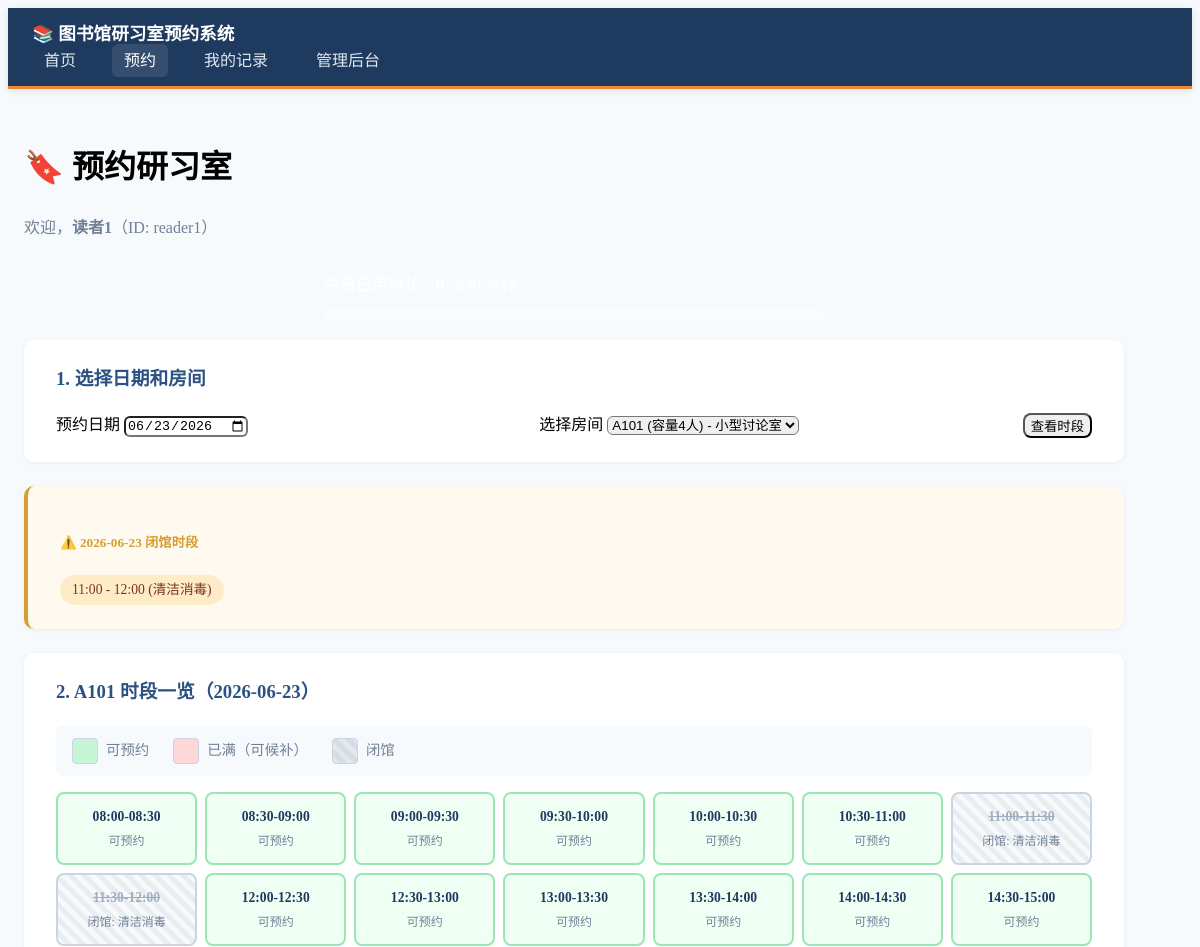
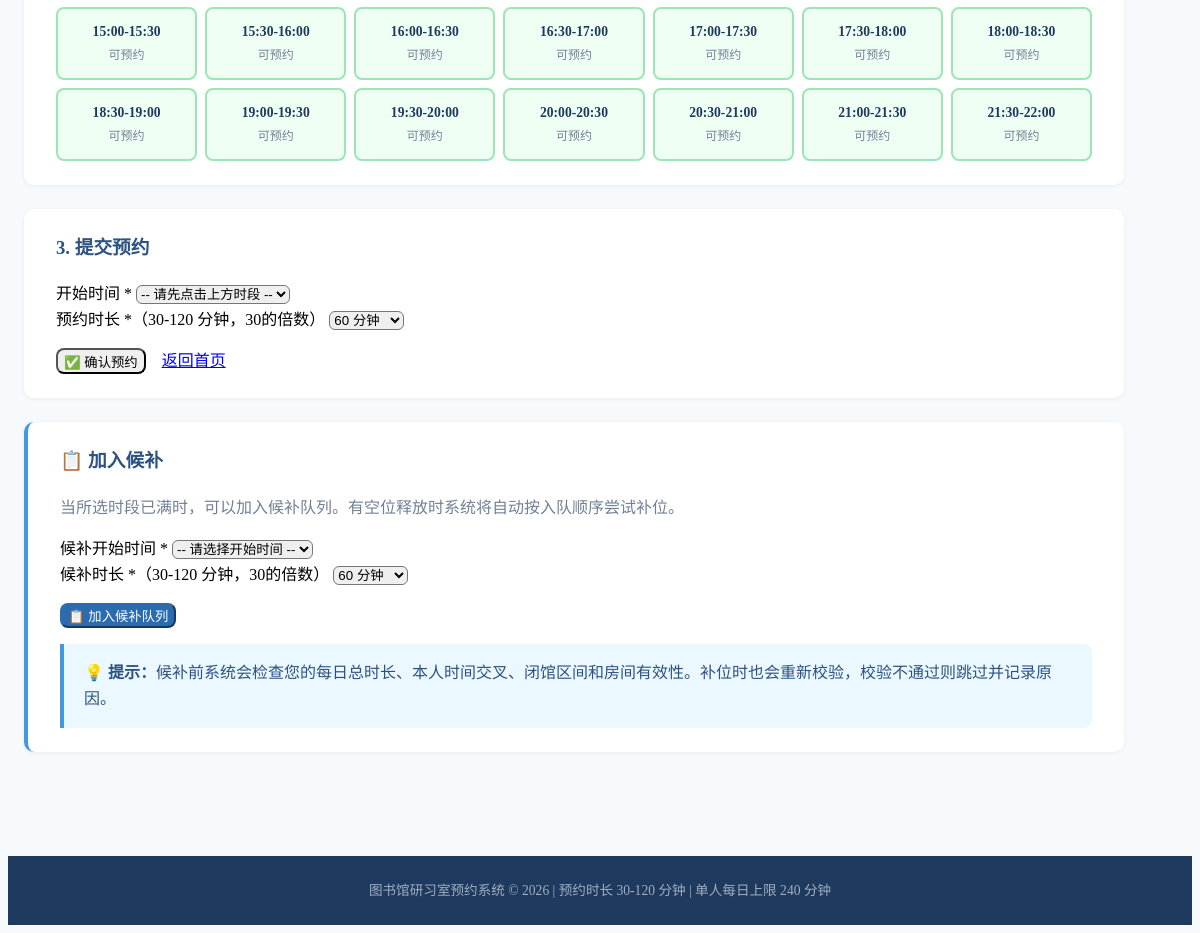
The app's page /book?user_id=reader1&user_name=读者1&room_id=1&selected_date=2026-06-23 with its own data (2 pictures, top to bottom).
### models.py (models this page shows)
class ClosedPeriod(Base):
    __tablename__ = "closed_periods"
    id = Column(Integer, primary_key=True, index=True)
    date = Column(String(10), nullable=False, index=True)
    start_time = Column(String(5), nullable=False)
    end_time = Column(String(5), nullable=False)
    reason = Column(String(200), nullable=True)

class Room(Base):
    __tablename__ = "rooms"
    id = Column(Integer, primary_key=True, index=True)
    name = Column(String(100), nullable=False)
    capacity = Column(Integer, nullable=False, default=1)
    is_active = Column(Boolean, default=True)
    description = Column(String(500), nullable=True)
    bookings = relationship("Booking", back_populates="room")
    waitlist_entries = relationship("WaitlistEntry", back_populates="room", order_by="WaitlistEntry.created_at")

### main.py (the view)
@app.get("/book", response_class=HTMLResponse)
async def book_form(
    request: Request,
    user_id: str = "reader1",
    user_name: str = "读者1",
    room_id: Optional[int] = None,
    selected_date: Optional[str] = None,
    db: Session = Depends(get_db)
):
    today = date.today()
    if not selected_date:
        selected_date = today.strftime("%Y-%m-%d")
    rooms = db.query(Room).filter(Room.is_active == True).all()
    selected_room = None
    room_slots = []
    if room_id:
        selected_room = db.query(Room).filter(Room.id == room_id).first()
        if selected_room:
            day_start = datetime.strptime(f"{selected_date} 08:00", "%Y-%m-%d %H:%M")
            day_end = datetime.strptime(f"{selected_date} 22:00", "%Y-%m-%d %H:%M")
            slots = []
            current = day_start
            while current < day_end:
                slot_end = current + timedelta(minutes=30)
                slots.append({"start": current, "end": slot_end})
                current = slot_end
            closed_periods = db.query(ClosedPeriod).filter(ClosedPeriod.date == selected_date).all()
            closed_ranges = []
            for cp in closed_periods:
                cp_start = datetime.strptime(f"{selected_date} {cp.start_time}", "%Y-%m-%d %H:%M")
                cp_end = datetime.strptime(f"{selected_date} {cp.end_time}", "%Y-%m-%d %H:%M")
                closed_ranges.append((cp_start, cp_end, cp.reason))
            for slot in slots:
                status = "available"
                closed_reason = ""
                overlap_count = 0
                for cp_start, cp_end, reason in closed_ranges:
                    if slot["start"] < cp_end and slot["end"] > cp_start:
                        status = "closed"
                        closed_reason = reason
                        break
                if status == "available":
                    active_bookings = db.query(Booking).filter(
                        Booking.room_id == room_id,
                        Booking.status == "active",
                    ).all()
                    for b in active_bookings:
                        if slot["start"] < b.end_time and slot["end"] > b.start_time:
                            overlap_count += 1
                    if overlap_count >= selected_room.capacity:
                        status = "full"
                room_slots.append({
                    "start": slot["start"],
                    "end": slot["end"],
                    "time_label": f"{slot['start'].strftime('%H:%M')}-{slot['end'].strftime('%H:%M')}",
                    "status": status,
                    "closed_reason": closed_reason,
                    "overlap_count": overlap_count,
                    "capacity": selected_room.capacity
                })
    closed_periods_list = db.query(ClosedPeriod).filter(ClosedPeriod.date == selected_date).all()
    user_minutes = get_user_daily_minutes(db, user_id, selected_date)
    return templates.TemplateResponse("book.html", {
        "request": request,
        "rooms": rooms,
        "selected_room": selected_room,
        "room_slots": room_slots,
        "selected_date": selected_date,
        "user_id": user_id,
        "user_name": user_name,
        "closed_periods": closed_periods_list,
        "min_booking": MIN_BOOKING_MINUTES,
        "max_booking": MAX_BOOKING_MINUTES,
        "user_minutes": user_minutes,
        "max_daily_minutes": MAX_DAILY_MINUTES
    })

### templates/book.html (shortened to what this page needs)
<!DOCTYPE html>
<html lang="zh-CN">
<head>
    <link rel="stylesheet" href="https://cdn.jsdelivr.net/npm/@picocss/pico@1/css/pico.min.css">
    <link rel="stylesheet" href="/static/style.css">
</head>
<body>
    <nav class="container-fluid nav-bar">
        <ul>
            <li><strong>📚 图书馆研习室预约系统</strong></li>
        </ul>
        <ul>
            <li><a href="/?user_id={{ user_id }}&user_name={{ user_name }}">首页</a></li>
            <li><a href="/book?user_id={{ user_id }}&user_name={{ user_name }}" class="active">预约</a></li>
            <li><a href="/history?user_id={{ user_id }}&user_name={{ user_name }}">我的记录</a></li>
            <li><a href="/admin">管理后台</a></li>
        </ul>
    </nav>
    <main class="container">
        <h1>🔖 预约研习室</h1>
        <p class="muted">欢迎，<strong>{{ user_name }}</strong>（ID: {{ user_id }}）</p>
        <div class="user-stats">
            <p>今日已用时长：<strong>{{ user_minutes }}</strong> / {{ max_daily_minutes }} 分钟
                <progress value="{{ user_minutes }}" max="{{ max_daily_minutes }}"></progress>
            </p>
        </div>
        <section>
            <h3>1. 选择日期和房间</h3>
            <form method="get" action="/book" class="form-inline">
                <div>
                    <label for="selected_date">预约日期</label>
                    <input type="date" id="selected_date" name="selected_date" value="{{ selected_date }}" required>
                </div>
                <div>
                    <label for="room_id">选择房间</label>
                    <select id="room_id" name="room_id" required>
                        {% for room in rooms %}
                        <option value="{{ room.id }}" {% if selected_room and selected_room.id == room.id %}selected{% endif %}>
                            {{ room.name }} (容量{{ room.capacity }}人) - {{ room.description }}
                        </option>
                        {% endfor %}
                    </select>
                </div>
                <button type="submit" role="button">查看时段</button>
            </form>
        </section>
        {% if closed_periods %}
        <section class="closed-section">
            <h5>⚠️ {{ selected_date }} 闭馆时段</h5>
            <div class="closed-list">
                {% for cp in closed_periods %}
                <span class="badge closed-badge">{{ cp.start_time }} - {{ cp.end_time }} ({{ cp.reason }})</span>
                {% endfor %}
            </div>
        </section>
        {% endif %}
        {% if selected_room %}
        <section>
            <h3>2. {{ selected_room.name }} 时段一览（{{ selected_date }}）</h3>
            <div class="slots-legend">
                <span class="legend-item"><span class="legend-slot slot-available"></span> 可预约</span>
                <span class="legend-item"><span class="legend-slot slot-full"></span> 已满（可候补）</span>
                <span class="legend-item"><span class="legend-slot slot-closed"></span> 闭馆</span>
            </div>
            <div class="slots-grid">
                {% for slot in room_slots %}
                <div class="slot-item slot-{{ slot.status }}"
                     data-start="{{ slot.start.strftime('%H:%M') }}"
                     onclick="selectSlot('{{ slot.start.strftime('%H:%M') }}', '{{ slot.status }}')">
                    <div class="slot-time">{{ slot.time_label }}</div>
                    <div class="slot-status-text">
                        {% if slot.status == 'available' %}
                            {% if slot.overlap_count > 0 %}
                                已有 {{ slot.overlap_count }}/{{ slot.capacity }}
                            {% else %}
                                可预约
                            {% endif %}
                        {% elif slot.status == 'full' %}
                            已满 {{ slot.overlap_count }}/{{ slot.capacity }}
                            <br><span class="waitlist-hint">点击候补</span>
                        {% elif slot.status == 'closed' %}
                            闭馆: {{ slot.closed_reason }}
                        {% endif %}
                    </div>
                </div>
                {% endfor %}
            </div>
        </section>
        <section>
            <h3>3. 提交预约</h3>
            <form method="post" action="/book/create" id="bookingForm">
                <div class="grid">
                    <div>
                        <label for="start_hour">开始时间 *</label>
                        <select id="start_hour" name="start_hour" required>
                            <option value="">-- 请先点击上方时段 --</option>
                        </select>
                    </div>
                    <div>
                        <label for="duration_minutes">预约时长 *（{{ min_booking }}-{{ max_booking }} 分钟，30的倍数）</label>
                        <select id="duration_minutes" name="duration_minutes" required>
                            <option value="60" selected>60 分钟</option>
                        </select>
                    </div>
                </div>
                <div class="form-actions">
                    <button type="submit" role="button">✅ 确认预约</button>
                    <a href="/?user_id={{ user_id }}&user_name={{ user_name }}" role="button" class="secondary">返回首页</a>
                </div>
            </form>
        </section>
        <section class="waitlist-section">
            <h3>📋 加入候补</h3>
            <p class="muted">当所选时段已满时，可以加入候补队列。有空位释放时系统将自动按入队顺序尝试补位。</p>
            <form method="post" action="/waitlist/join" id="waitlistForm">
                <div class="grid">
                    <div>
                        <label for="wl_start_hour">候补开始时间 *</label>
                        <select id="wl_start_hour" name="start_hour" required>
                            <option value="">-- 请选择开始时间 --</option>
                        </select>
                    </div>
                    <div>
                        <label for="wl_duration">候补时长 *（{{ min_booking }}-{{ max_booking }} 分钟，30的倍数）</label>
                        <select id="wl_duration" name="duration_minutes" required>
                            <option value="60" selected>60 分钟</option>
                        </select>
                    </div>
                </div>
                <div class="form-actions">
                    <button type="submit" role="button" class="waitlist-btn">📋 加入候补队列</button>
                </div>
            </form>
            <div class="tip-box">
                <p>💡 <strong>提示：</strong>候补前系统会检查您的每日总时长、本人时间交叉、闭馆区间和房间有效性。补位时也会重新校验，校验不通过则跳过并记录原因。</p>
            </div>
        </section>
        {% endif %}
    </main>
    <footer class="container-fluid footer-bar">
        <p class="muted small text-center">图书馆研习室预约系统 © 2026 | 预约时长 {{ min_booking }}-{{ max_booking }} 分钟 | 单人每日上限 {{ max_daily_minutes }} 分钟</p>
    </footer>
</body>
</html>

### static/style.css (style rules this page uses)
:root { --primary-dark: #1e3a5f; --primary: #2c5282; --primary-light: #4299e1; --accent: #ed8936; --success: #38a169; --warning: #d69e2e; --danger: #e53e3e; --del-color: #c53030; --warn-color: #dd6b20; --bg-light: #f7fafc; --text-muted: #718096; }
body { background-color: var(--bg-light); line-height: 1.6; }
.nav-bar { background-color: var(--primary-dark); padding: 0.75rem 1.5rem; border-bottom: 3px solid var(--accent); box-shadow: 0 2px 8px rgba(0, 0, 0, 0.1); }
.nav-bar ul { list-style: none; display: flex; align-items: center; gap: 1.5rem; margin: 0; padding: 0; }
.nav-bar li { margin: 0; padding: 0; }
.nav-bar a { color: #e2e8f0; text-decoration: none; font-weight: 500; padding: 0.5rem 0.75rem; border-radius: 6px; transition: all 0.2s ease; }
.nav-bar a:hover, .nav-bar a.active { background-color: rgba(255, 255, 255, 0.1); color: #fff; }
.nav-bar li:first-child strong { color: #fff; font-size: 1.1rem; }
main.container { max-width: 1100px; padding: 2rem 1rem; }
.user-stats { background-color: rgba(255, 255, 255, 0.15); padding: 1rem 1.5rem; border-radius: 8px; max-width: 500px; margin: 0 auto; text-align: left; }
.user-stats p { color: #fff; margin: 0; }
.user-stats progress { width: 100%; height: 10px; margin-top: 0.5rem; }
section { background-color: #fff; padding: 1.5rem 2rem; border-radius: 10px; margin-bottom: 1.5rem; box-shadow: 0 1px 4px rgba(0, 0, 0, 0.06); }
section h3 { color: var(--primary); }
.closed-section { background-color: #fffaf0; border-left: 4px solid var(--warning); }
.closed-section h3, .closed-section h5 { color: var(--warning); }
.closed-list { display: flex; flex-wrap: wrap; gap: 0.5rem; }
.badge { display: inline-block; padding: 0.25rem 0.75rem; border-radius: 20px; font-size: 0.85rem; font-weight: 500; }
.closed-badge { background-color: #feebc8; color: #7b341e; }
.muted { color: var(--text-muted); }
.small { font-size: 0.85rem; }
.text-center { text-align: center; }
.form-inline { display: flex; flex-wrap: wrap; gap: 1rem; align-items: flex-end; }
.form-inline > div { flex: 1; min-width: 180px; }
.form-actions { display: flex; gap: 1rem; margin-top: 1rem; flex-wrap: wrap; }
.slots-legend { display: flex; gap: 1.5rem; margin-bottom: 1rem; padding: 0.75rem 1rem; background-color: var(--bg-light); border-radius: 6px; flex-wrap: wrap; }
.legend-item { display: flex; align-items: center; gap: 0.5rem; font-size: 0.9rem; color: var(--text-muted); }
.legend-slot { width: 24px; height: 24px; border-radius: 4px; border: 1px solid #cbd5e0; }
.slot-available { background-color: #c6f6d5; }
.slot-full { background-color: #fed7d7; }
.slot-closed { background-color: #e2e8f0; background-image: repeating-linear-gradient( 45deg, transparent, transparent 5px, rgba(0, 0, 0, 0.05) 5px, rgba(0, 0, 0, 0.05) 10px ); }
.slots-grid { display: grid; grid-template-columns: repeat(auto-fill, minmax(140px, 1fr)); gap: 0.5rem; }
.slot-item { padding: 0.75rem 0.5rem; border-radius: 8px; border: 2px solid transparent; text-align: center; cursor: default; transition: all 0.2s ease; font-size: 0.85rem; }
.slot-item.slot-available { background-color: #f0fff4; border-color: #9ae6b4; cursor: pointer; }
.slot-item.slot-closed { background-color: #f7fafc; border-color: #cbd5e0; color: #a0aec0; }
.slot-time { font-weight: 600; color: var(--primary-dark); margin-bottom: 0.25rem; }
.slot-closed .slot-time { color: #a0aec0; text-decoration: line-through; }
.slot-status-text { font-size: 0.75rem; color: var(--text-muted); }
.tip-box { background-color: #ebf8ff; border-left: 4px solid var(--primary-light); padding: 1rem 1.25rem; border-radius: 0 8px 8px 0; margin-top: 1rem; }
.tip-box p { margin: 0; color: #2c5282; }
.footer-bar { background-color: var(--primary-dark); padding: 1.5rem; margin-top: 3rem; }
.footer-bar p { color: #a0aec0; margin: 0; }
progress { border-radius: 6px; height: 10px; }
section > h3:first-child { margin-top: 0; }
form { margin-bottom: 0; }
input[type="date"], input[type="time"], input[type="text"], input[type="number"], select { border-radius: 6px; }
button[role="button"], a[role="button"] { border-radius: 8px; font-weight: 500; transition: all 0.2s ease; }
.waitlist-section { border-left: 4px solid var(--primary-light); }
.waitlist-section h3 { color: var(--primary); }
.waitlist-btn { background-color: #2b6cb0 !important; border-color: #2b6cb0 !important; color: #fff !important; }

### records on screen
ClosedPeriod: start_time "11:00", end_time "12:00", reason "清洁消毒", time_label "11:00-11:30", closed_reason "清洁消毒", time_label "11:30-12:00"
Room: name "A101"

### other values on screen
{{ user_name }} "读者1"
{{ user_id }} "reader1"
{{ selected_date }} "2026-06-23"
{{ slot.time_label }} "08:00-08:30" "08:30-09:00" "09:00-09:30" "09:30-10:00" "10:00-10:30" "10:30-11:00" "12:00-12:30" "12:30-13:00" "13:00-13:30" "13:30-14:00" "14:00-14:30" "14:30-15:00" "15:00-15:30" "15:30-16:00" "16:00-16:30" "16:30-17:00" "17:00-17:30" "17:30-18:00" "18:00-18:30" "18:30-19:00" "19:00-19:30" "19:30-20:00" "20:00-20:30" "20:30-21:00" "21:00-21:30" "21:30-22:00"
{{ min_booking }} "30"
{{ max_booking }} "120"
{{ max_daily_minutes }} "240"
form field room_id "A101 (容量4人) - 小型讨论室"
